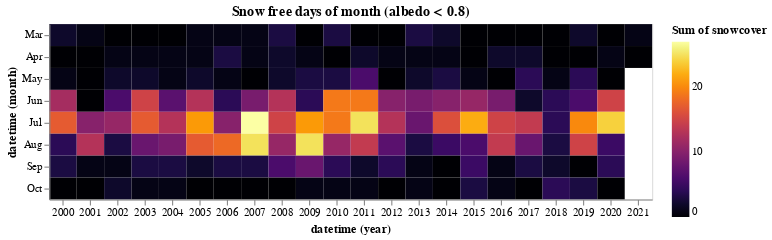

The code cell stored with this chart in its notebook:
### Code cell
alt.Chart(
    df,
    title="Snow free days of month (albedo < 0.8)"
).mark_rect().encode(
    x='year(datetime):O',
    y='month(datetime):O',
    color=alt.Color('sum(snowcover):Q', scale=alt.Scale(scheme="inferno")),
    tooltip=[
        # alt.Tooltip('monthdate(datetime):T', title='Date'),
        alt.Tooltip('sum(snowcover):Q', title='days without snow')
    ]
).properties(width=550)

### Figure 1 — Vega-Lite specification as saved in the notebook (floating-point values rounded to 4 significant figures; data arrays with more than 128 entries replaced by an {"elided": "..."} marker saying what was removed)
{"config": {"view": {"continuousWidth": 400, "continuousHeight": 300}}, "data": {"name": "data-9d4676fe722e2f10260e7258297b0fc8"}, "mark": "rect", "encoding": {"color": {"type": "quantitative", "aggregate": "sum", "field": "snowcover", "scale": {"scheme": "inferno"}}, "tooltip": [{"type": "quantitative", "aggregate": "sum", "field": "snowcover", "title": "days without snow"}], "x": {"type": "ordinal", "field": "datetime", "timeUnit": "year"}, "y": {"type": "ordinal", "field": "datetime", "timeUnit": "month"}}, "title": "Snow free days of month (albedo < 0.8)", "width": 550, "$schema": "https://vega.github.io/schema/vega-lite/v4.8.1.json", "datasets": {"data-9d4676fe722e2f10260e7258297b0fc8": {"elided": "3287 records"}}}
